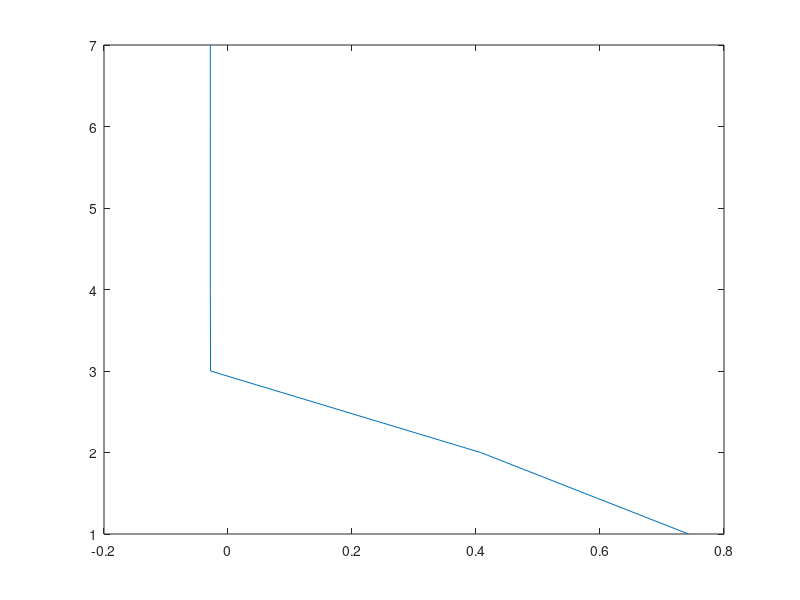

Reproduce this figure in MATLAB.
function [f,y]=jacobiAlgorithm
n=16;
B = -1 + (1+1)*rand(n,1);
A=zeros(n,n);
L =zeros(n,n);
U =zeros(n,n);
k=1;
d = 6;
y(1) = 1;
for i=1:n
x(i,1)=1;
end
f(1) = ((0.5)*(x(:,1))'*A*x(:,1))-(B'*x(:,1));
for i=1:n
    for j=1:n
        if(i>=j)
            A(i,j) = -1 + (1+1)*rand(1,1);
        end
        A(j,i)=A(i,j);
        if(i==j)
            A(i,j)=A(i,j)+100;
        end
    end
end
for i=1:n
    for j=1:n
    if(i<j)
        U(i,j)=A(i,j);
    end
    if(i>j)
        L(i,j) = A(i,j);
    end
    end
end
D = A - (L+U);
N =D;
M = -(L+U);
while(true)
    inter1 = inv(N)*M*(x(:,k));
    inter2 = inv(N)*B;
    x(:,k+1) = inter1+inter2;
    inter3 = (0.5)* (x(:,k+1))'*A*x(:,k+1);
    inter4 = B' * x(:,k+1);
    f(k+1)= inter3 - inter4;
    y(k+1)=k+1;
    if(norm((x(:,k+1))-(x(:,k))) < (10^(-d)))
        break;
    end
    k=k+1;
end
display(A);
display(B);
display(f);
display(y);
plot(f,y);
end